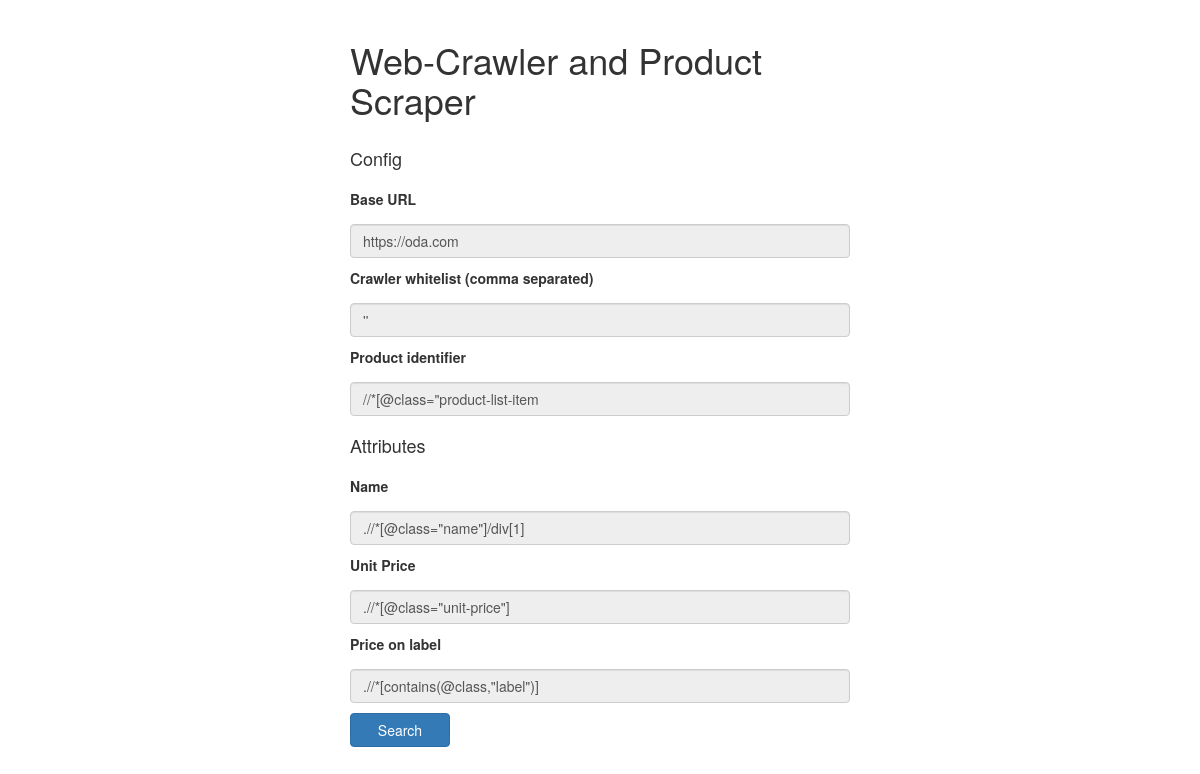
/1/run, run on an earlier commit of the app's database.
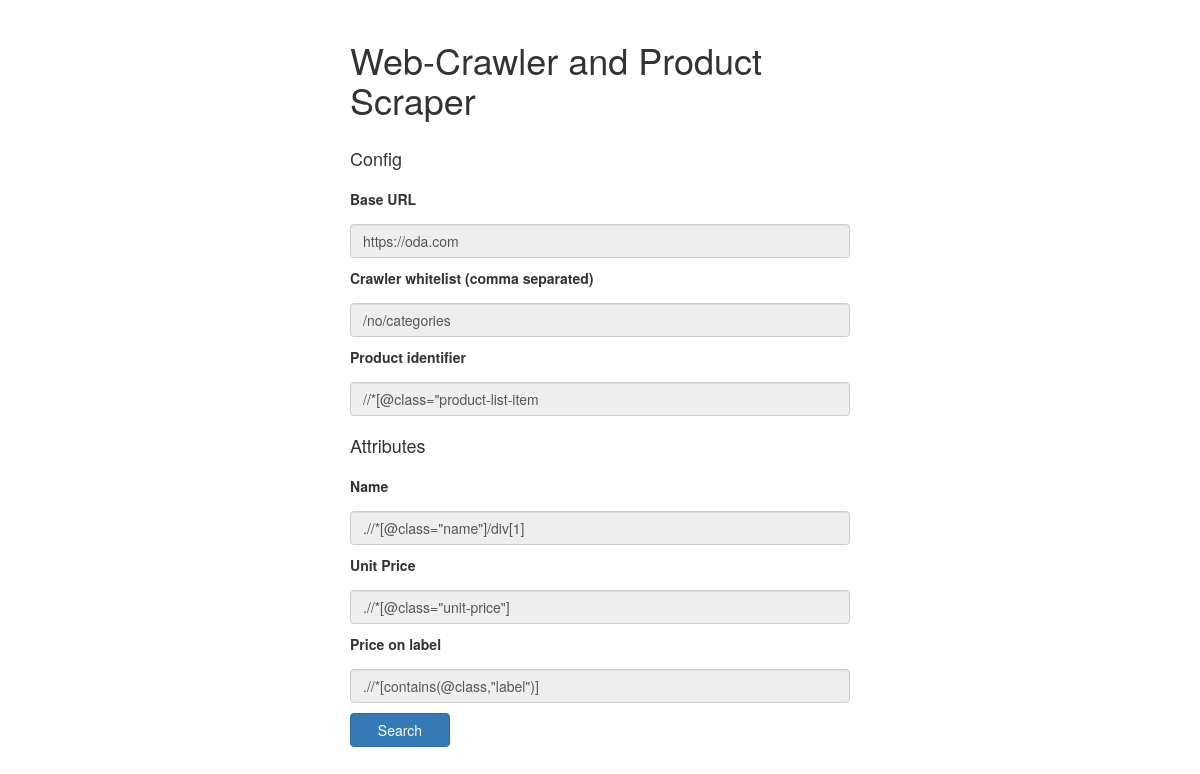
And on a later commit of the database.
### odacase/productscraper/models.py (models this page shows)
class PSConfig(models.Model):
    base_url = models.CharField(max_length=200)
    whitelist = models.CharField(max_length=200, null=True, blank=True)
    product_xpath = models.CharField(max_length=200)

### odacase/productscraper/views.py (the view, shortened to what this page needs)
# urls.py: path('<int:configId>/run', views.productscraper, name='productscraper'),
def productscraper(request, configId, template='productscraper.html'):
    context = {}
    config = PSConfig.objects.get(pk=configId)
    if request.method == 'GET':
        context['base_url'] = config.base_url
        context['whitelist'] = config.whitelist
        context['product_xpath'] = config.product_xpath
        context['attributes'] = []
        for attribute in config.psattribute_set.all():
            context['attributes'].append(attribute)
        return render(request, template, context)

### odacase/productscraper/templates/productscraper.html (shortened to what this page needs)
{% extends 'base.html' %}
{% block body %}
<div class="mb-3 ps-main">
    <div class='ps-config'>
        <h1>Web-Crawler and Product Scraper</h1>
        <h4>Config</h4>
        <label class='form-label'>Base URL</label>
        <input name='base_url' class='search-config form-control' value={{ base_url }} disabled/>
        <label class='form-label'>Crawler whitelist (comma separated)</label>
        <input name='whitelist' class='search-config form-control' value={{ whitelist }} disabled/>
        <label class='form-label'>Product identifier</label>
        <input name='product_xpath' class='search-config form-control' value={{ product_xpath }} disabled/>
        <h4>Attributes</h4>
        {% for attribute in attributes %}
        <label class='form-label'>{{ attribute.attribute_name }}</label>
        <input name='product_identifier' class='search-config form-control' value={{attribute.attribute_xpath}} disabled/>
        {% endfor %}
        <button type="submit" class=" search-bar-btn btn btn-primary" id='submit-btn'>Search</button>
    </div>
</div>
{% endblock body %}

What changed in the data, as far as the page shows it:
changed PSConfig "https://oda.com": whitelist "''" → "/no/categories"
